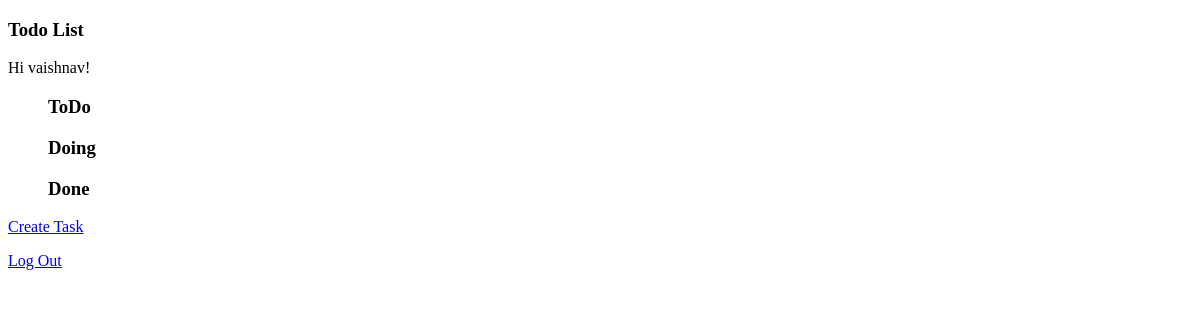
Page /tasks/ (signed in) on the earlier database version.
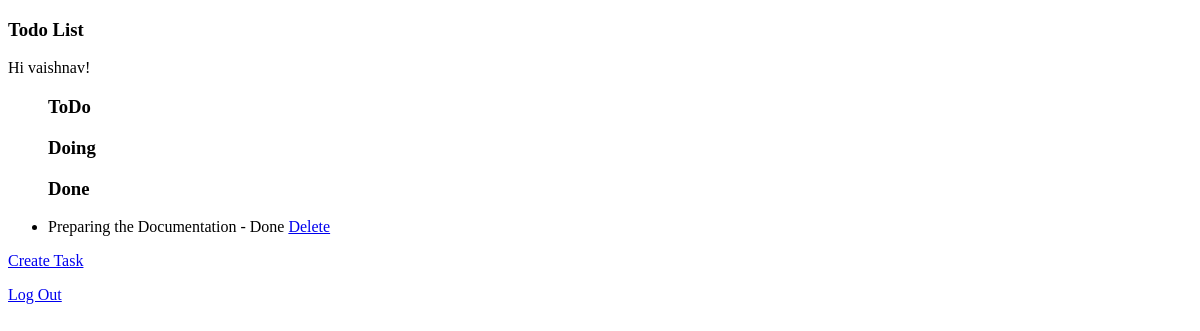
Same page on the later database version.
### todoapp/models.py (models this page shows, shortened)
class Task(models.Model):
    user = models.ForeignKey(User, on_delete=models.CASCADE,null=True, blank=True, default=get_admin_user)
    title = models.CharField(max_length=255)
    description = models.TextField()
    stage_choices = [
        ('todo', 'Todo'),
        ('doing', 'Doing'),
        ('done', 'Done'),
    ]
    stage = models.CharField(max_length=10, choices=stage_choices, default='todo')
    created_at = models.DateTimeField(auto_now_add=True)

### todoapp/views.py (the view)
# urls.py: path('', TaskListView.as_view(), name='task-list'),
class TaskListView(ListView):
    model = Task
    template_name = 'task_list.html'
    ordering=['-id']
    def get_queryset(self):
        if self.request.user.is_authenticated:
            return Task.objects.filter(user=self.request.user)
        else:
            return Task.objects.none()

### todoapp/templates/task_list.html (shortened to what this page needs)
{% extends 'base.html' %}
{% block content %}
{% if user.is_authenticated %}
  <h3>Todo List</h3>
  Hi {{ user.username }}!
  <ul>
    <h3><strong>ToDo</strong></h3>
    </ul>
    <ul>
      <h3><strong>Doing</strong></h3>
    </ul>
    <ul>
      <h3><strong>Done</strong></h3>
    {% for task in object_list %}
      {% if task.stage == 'done' %}
        <li>
          {{ task.title }} - {{ task.get_stage_display }}
          <a href="{% url 'task-delete' task.pk %}">Delete</a>
        </li>
      {% endif %}
    {% endfor %}
  </ul>
  <a href="{% url 'task-create' %}">Create Task</a><br>
  <p><a href="/tasks/logout/">Log Out</a></p>
{% endif %}
{% endblock %}

### todoapp/templates/base.html (shortened to what this page needs)
<!DOCTYPE html>
<html lang="en">
<head>
</head>
<body>
    <main>
        {% block content %}{% endblock %}
    </main>
</body>
</html>

Differences in the rows shown:
added Task: title "Preparing the Documentation", stage "Done"
